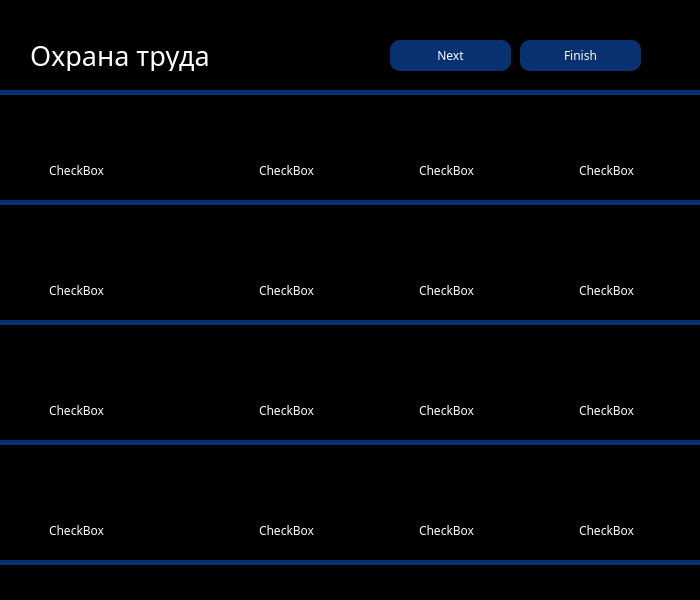
<?xml version="1.0" encoding="UTF-8"?>
<ui version="4.0">
 <class>TestForm</class>
 <widget class="QMainWindow" name="TestForm">
  <property name="geometry">
   <rect>
    <x>0</x>
    <y>0</y>
    <width>700</width>
    <height>600</height>
   </rect>
  </property>
  <property name="minimumSize">
   <size>
    <width>700</width>
    <height>600</height>
   </size>
  </property>
  <property name="maximumSize">
   <size>
    <width>700</width>
    <height>600</height>
   </size>
  </property>
  <property name="font">
   <font>
    <family>Monaco</family>
    <pointsize>13</pointsize>
   </font>
  </property>
  <property name="windowTitle">
   <string>Reginas | For Employees</string>
  </property>
  <property name="styleSheet">
   <string notr="true">background-color: rgb(0, 0, 0);
color: rgb(255, 255, 255);</string>
  </property>
  <widget class="QWidget" name="centralwidget">
   <widget class="QLabel" name="labelConst">
    <property name="geometry">
     <rect>
      <x>30</x>
      <y>40</y>
      <width>331</width>
      <height>31</height>
     </rect>
    </property>
    <property name="font">
     <font>
      <family>Monaco</family>
      <pointsize>20</pointsize>
     </font>
    </property>
    <property name="text">
     <string>Охрана труда</string>
    </property>
   </widget>
   <widget class="QLabel" name="labelQ1">
    <property name="geometry">
     <rect>
      <x>30</x>
      <y>110</y>
      <width>651</width>
      <height>60</height>
     </rect>
    </property>
    <property name="font">
     <font>
      <family>Monaco</family>
      <pointsize>12</pointsize>
     </font>
    </property>
    <property name="text">
     <string/>
    </property>
    <property name="alignment">
     <set>Qt::AlignLeading|Qt::AlignLeft|Qt::AlignTop</set>
    </property>
    <property name="wordWrap">
     <bool>true</bool>
    </property>
   </widget>
   <widget class="QLabel" name="labelQ2">
    <property name="geometry">
     <rect>
      <x>30</x>
      <y>230</y>
      <width>651</width>
      <height>60</height>
     </rect>
    </property>
    <property name="font">
     <font>
      <family>Monaco</family>
      <pointsize>12</pointsize>
     </font>
    </property>
    <property name="text">
     <string/>
    </property>
    <property name="alignment">
     <set>Qt::AlignLeading|Qt::AlignLeft|Qt::AlignTop</set>
    </property>
    <property name="wordWrap">
     <bool>true</bool>
    </property>
   </widget>
   <widget class="QLabel" name="labelQ3">
    <property name="geometry">
     <rect>
      <x>30</x>
      <y>350</y>
      <width>651</width>
      <height>60</height>
     </rect>
    </property>
    <property name="font">
     <font>
      <family>Monaco</family>
      <pointsize>12</pointsize>
     </font>
    </property>
    <property name="text">
     <string/>
    </property>
    <property name="alignment">
     <set>Qt::AlignLeading|Qt::AlignLeft|Qt::AlignTop</set>
    </property>
    <property name="wordWrap">
     <bool>true</bool>
    </property>
   </widget>
   <widget class="QLabel" name="labelQ4">
    <property name="geometry">
     <rect>
      <x>30</x>
      <y>470</y>
      <width>651</width>
      <height>60</height>
     </rect>
    </property>
    <property name="font">
     <font>
      <family>Monaco</family>
      <pointsize>12</pointsize>
     </font>
    </property>
    <property name="text">
     <string/>
    </property>
    <property name="alignment">
     <set>Qt::AlignLeading|Qt::AlignLeft|Qt::AlignTop</set>
    </property>
    <property name="wordWrap">
     <bool>true</bool>
    </property>
   </widget>
   <widget class="QPushButton" name="pushButtonNext">
    <property name="geometry">
     <rect>
      <x>390</x>
      <y>40</y>
      <width>121</width>
      <height>31</height>
     </rect>
    </property>
    <property name="font">
     <font>
      <family>Monaco</family>
     </font>
    </property>
    <property name="styleSheet">
     <string notr="true">background-color: rgb(7, 49, 113);
color: white;
border-radius: 10px;

</string>
    </property>
    <property name="text">
     <string>Next</string>
    </property>
   </widget>
   <widget class="QPushButton" name="pushButtonFinish">
    <property name="enabled">
     <bool>false</bool>
    </property>
    <property name="geometry">
     <rect>
      <x>520</x>
      <y>40</y>
      <width>121</width>
      <height>31</height>
     </rect>
    </property>
    <property name="font">
     <font>
      <family>Monaco</family>
     </font>
    </property>
    <property name="styleSheet">
     <string notr="true">background-color: rgb(7, 49, 113);
color: white;
border-radius: 10px;

</string>
    </property>
    <property name="text">
     <string>Finish</string>
    </property>
   </widget>
   <widget class="QCheckBox" name="boxQ11">
    <property name="geometry">
     <rect>
      <x>30</x>
      <y>160</y>
      <width>201</width>
      <height>20</height>
     </rect>
    </property>
    <property name="font">
     <font>
      <family>Monaco</family>
     </font>
    </property>
    <property name="text">
     <string>CheckBox</string>
    </property>
    <property name="checked">
     <bool>false</bool>
    </property>
   </widget>
   <widget class="QCheckBox" name="boxQ12">
    <property name="geometry">
     <rect>
      <x>240</x>
      <y>160</y>
      <width>151</width>
      <height>20</height>
     </rect>
    </property>
    <property name="font">
     <font>
      <family>Monaco</family>
     </font>
    </property>
    <property name="text">
     <string>CheckBox</string>
    </property>
   </widget>
   <widget class="QCheckBox" name="boxQ13">
    <property name="geometry">
     <rect>
      <x>400</x>
      <y>160</y>
      <width>141</width>
      <height>20</height>
     </rect>
    </property>
    <property name="font">
     <font>
      <family>Monaco</family>
     </font>
    </property>
    <property name="text">
     <string>CheckBox</string>
    </property>
   </widget>
   <widget class="QCheckBox" name="boxQ14">
    <property name="geometry">
     <rect>
      <x>560</x>
      <y>160</y>
      <width>131</width>
      <height>20</height>
     </rect>
    </property>
    <property name="font">
     <font>
      <family>Monaco</family>
     </font>
    </property>
    <property name="text">
     <string>CheckBox</string>
    </property>
    <property name="checked">
     <bool>false</bool>
    </property>
    <property name="autoRepeat">
     <bool>false</bool>
    </property>
    <property name="tristate">
     <bool>false</bool>
    </property>
   </widget>
   <widget class="QCheckBox" name="boxQ21">
    <property name="geometry">
     <rect>
      <x>30</x>
      <y>280</y>
      <width>191</width>
      <height>20</height>
     </rect>
    </property>
    <property name="font">
     <font>
      <family>Monaco</family>
     </font>
    </property>
    <property name="text">
     <string>CheckBox</string>
    </property>
   </widget>
   <widget class="QCheckBox" name="boxQ22">
    <property name="geometry">
     <rect>
      <x>240</x>
      <y>280</y>
      <width>151</width>
      <height>20</height>
     </rect>
    </property>
    <property name="font">
     <font>
      <family>Monaco</family>
     </font>
    </property>
    <property name="text">
     <string>CheckBox</string>
    </property>
   </widget>
   <widget class="QCheckBox" name="boxQ24">
    <property name="geometry">
     <rect>
      <x>560</x>
      <y>280</y>
      <width>131</width>
      <height>20</height>
     </rect>
    </property>
    <property name="font">
     <font>
      <family>Monaco</family>
     </font>
    </property>
    <property name="text">
     <string>CheckBox</string>
    </property>
    <property name="checked">
     <bool>false</bool>
    </property>
    <property name="autoRepeat">
     <bool>false</bool>
    </property>
    <property name="tristate">
     <bool>false</bool>
    </property>
   </widget>
   <widget class="QCheckBox" name="boxQ23">
    <property name="geometry">
     <rect>
      <x>400</x>
      <y>280</y>
      <width>151</width>
      <height>20</height>
     </rect>
    </property>
    <property name="font">
     <font>
      <family>Monaco</family>
     </font>
    </property>
    <property name="text">
     <string>CheckBox</string>
    </property>
   </widget>
   <widget class="QCheckBox" name="boxQ34">
    <property name="geometry">
     <rect>
      <x>560</x>
      <y>400</y>
      <width>131</width>
      <height>20</height>
     </rect>
    </property>
    <property name="font">
     <font>
      <family>Monaco</family>
     </font>
    </property>
    <property name="text">
     <string>CheckBox</string>
    </property>
    <property name="checked">
     <bool>false</bool>
    </property>
    <property name="autoRepeat">
     <bool>false</bool>
    </property>
    <property name="tristate">
     <bool>false</bool>
    </property>
   </widget>
   <widget class="QCheckBox" name="boxQ32">
    <property name="geometry">
     <rect>
      <x>240</x>
      <y>400</y>
      <width>151</width>
      <height>20</height>
     </rect>
    </property>
    <property name="font">
     <font>
      <family>Monaco</family>
     </font>
    </property>
    <property name="text">
     <string>CheckBox</string>
    </property>
   </widget>
   <widget class="QCheckBox" name="boxQ31">
    <property name="geometry">
     <rect>
      <x>30</x>
      <y>400</y>
      <width>191</width>
      <height>20</height>
     </rect>
    </property>
    <property name="font">
     <font>
      <family>Monaco</family>
     </font>
    </property>
    <property name="text">
     <string>CheckBox</string>
    </property>
   </widget>
   <widget class="QCheckBox" name="boxQ33">
    <property name="geometry">
     <rect>
      <x>400</x>
      <y>400</y>
      <width>151</width>
      <height>20</height>
     </rect>
    </property>
    <property name="font">
     <font>
      <family>Monaco</family>
     </font>
    </property>
    <property name="text">
     <string>CheckBox</string>
    </property>
   </widget>
   <widget class="QCheckBox" name="boxQ41">
    <property name="geometry">
     <rect>
      <x>30</x>
      <y>520</y>
      <width>171</width>
      <height>20</height>
     </rect>
    </property>
    <property name="font">
     <font>
      <family>Monaco</family>
     </font>
    </property>
    <property name="text">
     <string>CheckBox</string>
    </property>
   </widget>
   <widget class="QCheckBox" name="boxQ43">
    <property name="geometry">
     <rect>
      <x>400</x>
      <y>520</y>
      <width>151</width>
      <height>20</height>
     </rect>
    </property>
    <property name="font">
     <font>
      <family>Monaco</family>
     </font>
    </property>
    <property name="text">
     <string>CheckBox</string>
    </property>
   </widget>
   <widget class="QCheckBox" name="boxQ42">
    <property name="geometry">
     <rect>
      <x>240</x>
      <y>520</y>
      <width>141</width>
      <height>20</height>
     </rect>
    </property>
    <property name="font">
     <font>
      <family>Monaco</family>
     </font>
    </property>
    <property name="text">
     <string>CheckBox</string>
    </property>
   </widget>
   <widget class="QCheckBox" name="boxQ44">
    <property name="geometry">
     <rect>
      <x>560</x>
      <y>520</y>
      <width>131</width>
      <height>20</height>
     </rect>
    </property>
    <property name="font">
     <font>
      <family>Monaco</family>
     </font>
    </property>
    <property name="text">
     <string>CheckBox</string>
    </property>
    <property name="checked">
     <bool>false</bool>
    </property>
    <property name="autoRepeat">
     <bool>false</bool>
    </property>
    <property name="tristate">
     <bool>false</bool>
    </property>
   </widget>
   <widget class="QLineEdit" name="lineEdit">
    <property name="geometry">
     <rect>
      <x>-30</x>
      <y>200</y>
      <width>800</width>
      <height>5</height>
     </rect>
    </property>
    <property name="styleSheet">
     <string notr="true">background-color: rgb(7, 49, 113);
border-radius: 10px;

</string>
    </property>
    <property name="readOnly">
     <bool>true</bool>
    </property>
   </widget>
   <widget class="QLineEdit" name="lineEdit_2">
    <property name="geometry">
     <rect>
      <x>-30</x>
      <y>320</y>
      <width>800</width>
      <height>5</height>
     </rect>
    </property>
    <property name="styleSheet">
     <string notr="true">background-color: rgb(7, 49, 113);
border-radius: 10px;

</string>
    </property>
    <property name="readOnly">
     <bool>true</bool>
    </property>
   </widget>
   <widget class="QLineEdit" name="lineEdit_3">
    <property name="geometry">
     <rect>
      <x>-30</x>
      <y>440</y>
      <width>800</width>
      <height>5</height>
     </rect>
    </property>
    <property name="styleSheet">
     <string notr="true">background-color: rgb(7, 49, 113);
border-radius: 10px;

</string>
    </property>
    <property name="readOnly">
     <bool>true</bool>
    </property>
   </widget>
   <widget class="QLineEdit" name="lineEdit_4">
    <property name="geometry">
     <rect>
      <x>-30</x>
      <y>560</y>
      <width>800</width>
      <height>5</height>
     </rect>
    </property>
    <property name="styleSheet">
     <string notr="true">background-color: rgb(7, 49, 113);
border-radius: 10px;

</string>
    </property>
    <property name="readOnly">
     <bool>true</bool>
    </property>
   </widget>
   <widget class="QLineEdit" name="lineEdit_5">
    <property name="geometry">
     <rect>
      <x>-30</x>
      <y>90</y>
      <width>800</width>
      <height>5</height>
     </rect>
    </property>
    <property name="styleSheet">
     <string notr="true">background-color: rgb(7, 49, 113);
border-radius: 10px;

</string>
    </property>
    <property name="readOnly">
     <bool>true</bool>
    </property>
   </widget>
  </widget>
 </widget>
 <resources/>
 <connections/>
</ui>
